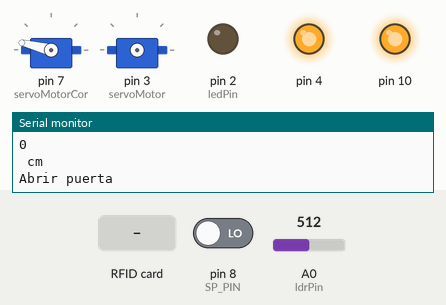
This sketch was run on a simulated Arduino Uno, built with avr-gcc and run on an emulated ATmega328P. Parts: 2 × servo, output pins drawn as LEDs (lit = HIGH), the last lines printed to the serial monitor. Inputs (shaded band) come from the test bench; at power-on: A0 (ldrPin) = 512, pin 8 (SP_PIN) LOW. WiFi joins after 1.5 s; servers stay silent unless stated.

Above: at 1.2 s.
1.3 s: A0 (ldrPin) set to 319
9.0 s: A0 (ldrPin) set to 288
At 18.1 s:
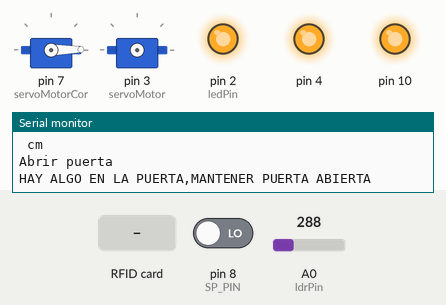
19.1 s: A0 (ldrPin) set to 306
At 19.28 s:
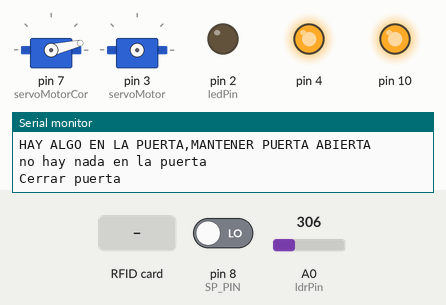
22.6 s: RFID card 66 5C 24 7E held to the reader
33.4 s: A0 (ldrPin) set to 290
At 38.3 s:
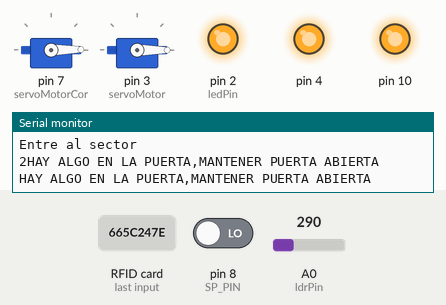
39.1 s: A0 (ldrPin) set to 310
At 41.4 s:
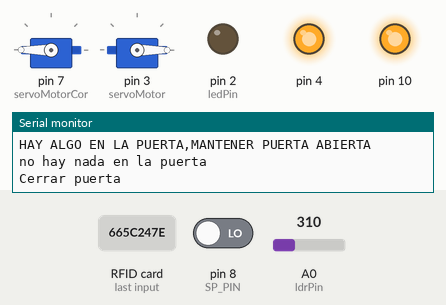
Timing chart, 0 to 42.9 s (numbered marks = the images above; inputs shaded):
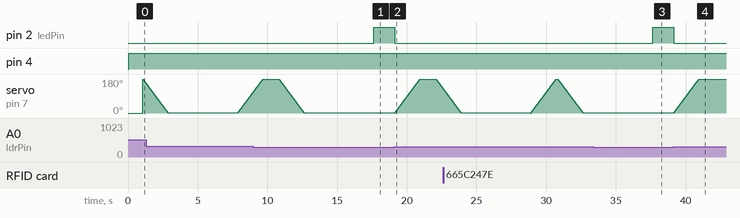

The sketch:

proyecto2.1.ino
```cpp
#include <SPI.h>
#include <Ethernet.h>
#include "SPI.h"
#include "MFRC522.h"
#define SS_PIN 5//pin 10
#define RST_PIN 9
#define SP_PIN 8
////////////////ultra/////////////
  long distancia;
#include <Servo.h>
Servo servoMotorCor;
long tiempo;
const int ledPin=2;
const int ldrPin=A0;
int ldrStatus;
int top;


/////////////////////////////7

// Enter a MAC address for your controller below.
// Newer Ethernet shields have a MAC address printed on a sticker on the shield
byte mac[] = {  0xDE, 0xAD, 0xBE, 0xEF, 0xFE, 0xED };
IPAddress server(192, 168, 0, 100);

// Initialize the Ethernet client library
// with the IP address and port of the server
// that you want to connect to (port 80 is default for HTTP):
EthernetClient client;

MFRC522 rfid(SS_PIN, RST_PIN);
//inicializamos la varible

Servo servoMotor;
MFRC522::MIFARE_Key key;
int cont=1;

void setup() {

   //func();
   //delay(300);
  Serial.begin(9600);
  SPI.begin();
  rfid.PCD_Init();
  //servoMotor.attach(2);
  //servoMotor.attach(3);

  ////////ultra//////////////
    Serial.begin(9600);
  pinMode(4, OUTPUT); /*activación del pin 9 como salida: para el pulso ultrasónico*/
  pinMode(8, INPUT); /*activación del pin 8 como entrada: tiempo del rebote del ultrasonido*/
  pinMode(ledPin,OUTPUT);
  pinMode(ldrPin,INPUT);
  // Iniciamos el servo para que empiece a trabajar con el pin 9
  servoMotorCor.attach(7);

  // Inicializamos al ángulo 0 el servomotor
  servoMotorCor.write(0);


  //////////////////////////

}

void loop()
{
  Serial.println("entro al loop");
  ////////////ultra////////////

abrirsintac();


  //////////////////////////////
  if (!rfid.PICC_IsNewCardPresent() || !rfid.PICC_ReadCardSerial())
    return;
    MFRC522::PICC_Type piccType = rfid.PICC_GetType(rfid.uid.sak);
    if (piccType != MFRC522::PICC_TYPE_MIFARE_MINI &&
    piccType != MFRC522::PICC_TYPE_MIFARE_1K &&
    piccType != MFRC522::PICC_TYPE_MIFARE_4K) {
    Serial.println(F("Your tag is not of type MIFARE Classic."));
    return;
  }
  String strID = "";
  for (byte i = 0; i < 4; i++) {
    strID +=
    (rfid.uid.uidByte[i] < 0x10 ? "0" : "") +
    String(rfid.uid.uidByte[i], HEX) +
    (i!=3 ? ":" : "");
  }
    strID.toUpperCase();
    Serial.print("Tap card key: ");
    Serial.println(strID);
  // if there are incoming bytes available
  // from the server, read them and print them:
  if(strID=="66:5C:24:7E" || strID=="E5:E3:F0:D1"){
    Serial.print("\nEntre al sector\n");
    cont++;
    Serial.print(cont);
    servoMotor.attach(3);
    //servoMotor2.attach(8);
    /*-----------------------------------------------*/
    if(cont%2==0){
      //si es 1,3,5,7,9
      // Desplazamos a la posición 90º
        servoMotor.write(0);
        abrircontac();
        //servoMotor2.write(90);
        // Esperamos 1 segu7ndo
        //delay(500);
    }else{
          //si 2,4,6,8,10
          servoMotor.write(110);

          //delay(300);
          //servoMotor2.write(0);
      // Esperamos 1 segundo
          //delay(500);
    }
  //servoMotor.attach(2);

      do{
        enviar();
        Serial.println("Con:");
        Serial.println(client.connected());
        Serial.println("loop");
        if (client.available()) {
          char c = client.read();
          Serial.print(c);

        }else{
          Serial.println("Se repite");
        }

        // if the server's disconnected, stop the client:
        if (!client.connected()) {
          Serial.println();
          Serial.println("DESCONECTANDO");
          Serial.println(client.connected());
          client.stop();

        // do nothing forevermore:
        //for(;;)
         // ;
        }
      }while(!client.available());
      servoMotor.attach(0);//no se usan
      //servoMotor2.attach(4);//no se usan
  }else{
      Serial.print("\nAcceso no permitido a esta area\n");
    }

   rfid.PICC_HaltA();
  rfid.PCD_StopCrypto1();

}


void enviar(){
  //potenciometro=50;
  // start the serial library:
  // start the Ethernet connection:
  if (Ethernet.begin(mac) == 0){
    Serial.println("Failed to configure Ethernet using DHCP");
    // no point in carrying on, so do nothing forevermore:
    for(;;)
      ;
  }
  // give the Ethernet shield a second to initialize:
  delay(500);

 Serial.println("connecting...");
  // if you get a connection, report back via serial:
  //Serial.println(client.connected());
  //do{
  //////////////////////////INICIO DE LA CONECCIÓN A LA BD/////////////////////////////////////
      if (client.connect(server, 8080)){
        Serial.println("-----------------------EXITO---------------");
        Serial.println(client.connected());
        // Make a HTTP request:
        //client.print("GET /tutorial/conexion.php?chipid=123&temperatura=123");
        client.print("GET /tutorial/conexionFinal.php?codigo=1&tac=2");
        //client.print(potenciometro);
        client.println(" HTTP/1.0");
        //client.println("GET /ingenieros/comunicaciones/arduino/ethernet.php HTTP/1.0");
        client.println();
      }
      else {
        // kf you didn't get a connection to the server:
        Serial.println("----------------------FALLO---------------");
        Serial.println(client.connected());
      }
  //////////////////////////FIN DE LA CONECCIÓN A LA BD/////////////////////////////////////
  delay(500);
  //}while(!client.connected());
}

 void abrirsintac(){
    digitalWrite(4,LOW); /* Por cuestión de estabilización del sensor*/
  delayMicroseconds(5);
  digitalWrite(4, HIGH); /* envío del pulso ultrasónico*/
  delayMicroseconds(10);
  tiempo=pulseIn(8, HIGH); /* Función para medir la longitud del pulso entrante. Mide el tiempo que transcurrido entre el envío
  del pulso ultrasónico y cuando el sensor recibe el rebote, es decir: desde que el pin 12 empieza a recibir el rebote, HIGH, hasta que
  deja de hacerlo, LOW, la longitud del pulso entrante*/
  distancia= int(0.017*tiempo); /*fórmula para calcular la distancia obteniendo un valor entero*/
  /*Monitorización en centímetros por el monitor serial*/
  Serial.println("Distancia ");
  Serial.println(distancia);
  Serial.println(" cm");
  if(distancia<6){
      Serial.println("Abrir puerta");
      ////////////////////////////
      for (int i = 180; i > 0; i--){
          // Desplazamos al ángulo correspondiente
          servoMotorCor.write(i);
          // Hacemos una pausa de 25ms
          delay(10);
      }
      ////////////////////////////
      delay(5000);
      ///////////laser//////////
       top=0;
      do{
         ldrStatus=analogRead(ldrPin);
          if(ldrStatus<=300){
            digitalWrite(ledPin,HIGH);
            Serial.println("HAY ALGO EN LA PUERTA,MANTENER PUERTA ABIERTA");
            delay(500);//espero 0,5 sg más
           }else{
              digitalWrite(ledPin,LOW);
              top=1;
              Serial.println("no hay nada en la puerta");
            }
      }while(top==0);
              Serial.println("Cerrar puerta");
              ////////////////////////////////
              for (int i = 0; i <= 180; i++){
                  // Desplazamos al ángulo correspondiente
                  servoMotorCor.write(i);
                  // Hacemos una pausa de 25ms
                  delay(10);
               }
              /////////////////////////////////
   }
  delay(100);
  }

  void abrircontac(){
    for (int i = 180; i > 0; i--){
          // Desplazamos al ángulo correspondiente
          servoMotorCor.write(i);
          // Hacemos una pausa de 25ms
          delay(10);
      }
      ////////////////////////////
      delay(5000);
      ///////////laser//////////
       top=0;
      do{
          ldrStatus=analogRead(ldrPin);
          if(ldrStatus<=300){
            digitalWrite(ledPin,HIGH);
            Serial.println("HAY ALGO EN LA PUERTA,MANTENER PUERTA ABIERTA");
            delay(500);//espero 0,5 sg más
           }else{
              digitalWrite(ledPin,LOW);
              top=1;
              Serial.println("no hay nada en la puerta");
           }
      }while(top==0);
              Serial.println("Cerrar puerta");
              ////////////////////////////////
              for (int i = 0; i <= 180; i++){
                  // Desplazamos al ángulo correspondiente
                  servoMotorCor.write(i);
                  // Hacemos una pausa de 25ms
                  delay(10);
               }
    }
```

Measured:
- the behaviour switches between 301 and 300 on A0 (ldrPin) (found by bisection; images 0 and 1)
- after the input at 9.0 s, pin 2 (ledPin): LOW → HIGH after 8.6 s; servo on pin 7 (servoMotorCor): goes on until 12.6 s, then stays 1°
- after the input at 19.1 s, pin 2 (ledPin): HIGH → LOW at once
- after the input at 33.4 s, pin 2 (ledPin): LOW → HIGH after 4.2 s; servo on pin 7 (servoMotorCor): stops changing and stays 1°
- after the input at 39.1 s, pin 2 (ledPin): HIGH → LOW at once
